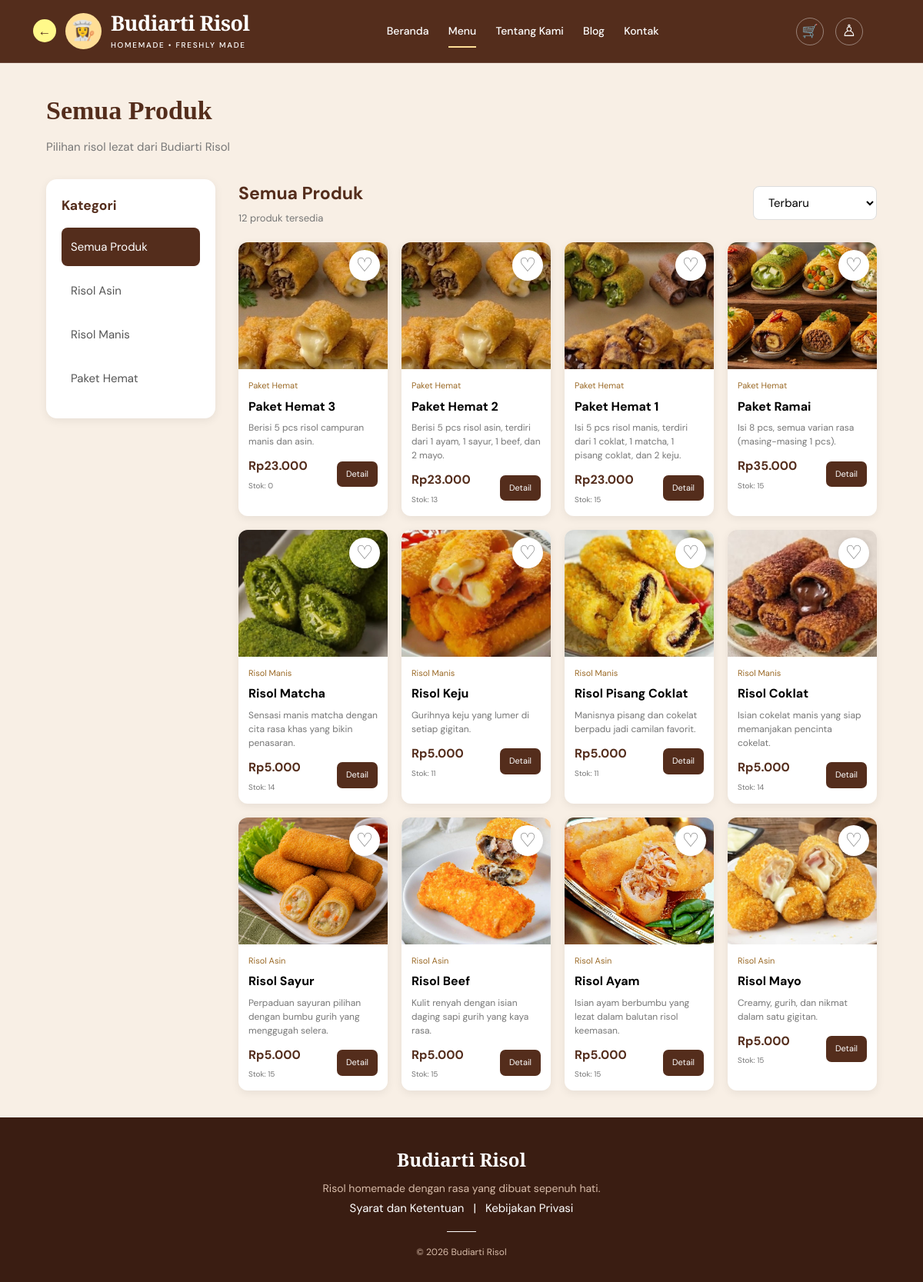
Screenshot of /user/produk.php with the database file from the repository.
### tables this page shows
CREATE TABLE `categories` (
  `id_category` int(11) NOT NULL,
  `nama_category` varchar(100) NOT NULL,
  `gambar_category` varchar(255) DEFAULT NULL
);

CREATE TABLE `products` (
  `id_product` int(11) NOT NULL,
  `id_category` int(11) NOT NULL,
  `nama_product` varchar(100) NOT NULL,
  `deskripsi` text DEFAULT NULL,
  `harga` decimal(12,2) NOT NULL,
  `stok` int(11) DEFAULT 0,
  `gambar` varchar(255) DEFAULT NULL,
  `created_at` timestamp NOT NULL DEFAULT current_timestamp(),
  `berat` varchar(100) DEFAULT '50 gram/pcs',
  `komposisi` text DEFAULT NULL,
  `cocok_untuk` text DEFAULT NULL
);

### user/produk.php (the view, shortened to what this page needs)
<?php
include "../config/pengunjung.php";
$login = isset($_SESSION['id_user']);
$nama_user = $_SESSION['nama'] ?? '';
$email_user = $_SESSION['email'] ?? '';
$inisial = $nama_user !== '' ? strtoupper(substr(trim($nama_user), 0, 1)) : '';
$wishlist_ids = [];
$kategori_query = mysqli_query(
    $koneksi,
    "SELECT * FROM categories ORDER BY id_category ASC"
);
$kategori = isset($_GET['kategori']) ? (int) $_GET['kategori'] : 0;
$sort = $_GET['sort'] ?? 'terbaru';
if ($sort === 'termurah') {
    $order_by = "products.harga ASC";
} elseif ($sort === 'termahal') {
    $order_by = "products.harga DESC";
} else {
    $sort = 'terbaru';
    $order_by = "products.id_product DESC";
}
$sql_produk = "
    SELECT products.*, categories.nama_category
    FROM products
    JOIN categories
    ON products.id_category = categories.id_category
";
$sql_produk .= " ORDER BY $order_by";
$produk_query = mysqli_query($koneksi, $sql_produk);
$jumlah_produk = mysqli_num_rows($produk_query);
$gambar_produk = [
    'Risol Matcha' => 'matchaa.jpeg',
    'Risol Keju' => 'kejuu.jpeg',
    'Risol Pisang Coklat' => 'piscok.jpeg',
    'Risol Coklat' => 'chocooo.jpg',
    'Risol Sayur' => 'sayur.jpg',
    'Risol Beef' => 'beef.jpg',
    'Risol Ayam' => 'ayam.jpg',
    'Risol Mayo' => 'mayo.jpg',
    'Paket Hemat 1' => 'pakethemat1.jpeg',
    'Paket Hemat 2' => 'pakethemat2.jpeg',
    'Paket Hemat 3' => 'pakethemat2.jpeg',
    'Paket Ramai' => 'paketramai.jpeg'
];
$folder_gambar = __DIR__ . '/../assets/images/';
$url_gambar = '../assets/images/';
$judul_kategori = 'Semua Produk';
?>
<!DOCTYPE html>
<html lang="id">
<head>
<link rel="stylesheet" href="../assets/css/style.css">
</head>
<body>
<header class="navbar">
    <div class="brand-group">
        <a href="javascript:history.back()"
           class="back-circle"
           title="Kembali"
           aria-label="Kembali">&#8592;</a>
        <a class="brand" href="index.php">
            <span class="brand-mark">👩‍🍳</span>
            <span class="brand-copy">
                <strong>Budiarti Risol</strong>
                <small>HOMEMADE • FRESHLY MADE</small>
            </span>
        </a>
    </div>
    <nav class="nav-menu">
        <a href="index.php">Beranda</a>
        <a class="active" href="produk.php">Menu</a>
        <a href="tentang.php">Tentang Kami</a>
        <a href="blog.php">Blog</a>
        <a href="kontak.php">Kontak</a>
    </nav>
    <div class="nav-icons">
        <a href="cart.php" aria-label="Keranjang" title="Keranjang">🛒</a>
        <?php if ($login): ?>
            <div class="nav-account" id="navAccount">
                <button
                    type="button"
                    class="account-trigger"
                    id="accountTrigger"
                    aria-label="Menu akun"
                    aria-expanded="false"
                >
                    <span class="account-avatar">
                        <?= htmlspecialchars($inisial, ENT_QUOTES, 'UTF-8'); ?>
                    </span>
                    <span class="account-arrow">▼</span>
                </button>
                <div class="account-dropdown">
                    <div class="account-user-info">
                        <div class="account-user-avatar">
                            <?= htmlspecialchars($inisial, ENT_QUOTES, 'UTF-8'); ?>
                        </div>
                        <div class="account-user-text">
                            <strong>
                                <?= htmlspecialchars($nama_user, ENT_QUOTES, 'UTF-8'); ?>
                            </strong>
                            <small>
                                <?= htmlspecialchars($email_user, ENT_QUOTES, 'UTF-8'); ?>
                            </small>
                        </div>
                    </div>
                    <div class="account-divider"></div>
                    <a href="profil.php" class="account-menu-link">
                        <span class="menu-icon">👤</span>
                        Profil Saya
                    </a>
                    <a href="orders.php" class="account-menu-link">
                        <span class="menu-icon">📦</span>
                        Pesanan Saya
                    </a>
                    <a href="cart.php#wishlist" class="account-menu-link">
                        Wishlist Saya
                    </a>
                    <div class="account-divider"></div>
                    <a href="logout.php"
                       class="account-menu-link logout"
                       onclick="return confirm('Apakah kamu yakin ingin keluar?')">
                        <span class="menu-icon">↪</span>
                        Logout
                    </a>
                </div>
            </div>
        <?php else: ?>
            <a href="login.php"
               class="account-login-link"
               aria-label="Login"
               title="Login">♙</a>
        <?php endif; ?>
    </div>
</header>
<main class="product-page">
    <div class="product-page-header">
        <h1>Semua Produk</h1>
        <p>Pilihan risol lezat dari Budiarti Risol</p>
    </div>
    <div class="product-layout">
        <aside class="category-sidebar">
            <h3>Kategori</h3>
            <a href="produk.php<?= $sort !== 'terbaru' ? '?sort=' . urlencode($sort) : ''; ?>"
               class="category-link <?= $kategori == 0 ? 'active' : ''; ?>">
                Semua Produk
            </a>
            <?php while ($cat = mysqli_fetch_assoc($kategori_query)) : ?>
                <a href="produk.php?kategori=<?= (int) $cat['id_category']; ?><?= $sort !== 'terbaru' ? '&sort=' . urlencode($sort) : ''; ?>"
                   class="category-link <?= $kategori == $cat['id_category'] ? 'active' : ''; ?>">
                    <?= htmlspecialchars($cat['nama_category'], ENT_QUOTES, 'UTF-8'); ?>
                </a>
            <?php endwhile; ?>
        </aside>
        <section class="product-content">
            <div class="product-top">
                <div>
                    <h2><?= htmlspecialchars($judul_kategori, ENT_QUOTES, 'UTF-8'); ?></h2>
                    <div class="product-count">
                        <?= $jumlah_produk; ?> produk tersedia
                    </div>
                </div>
                <form method="GET" action="produk.php" class="sort-form">
                    <select name="sort"
                            class="sort-box"
                            onchange="this.form.submit()"
                            aria-label="Urutkan produk">
                        <option value="terbaru" <?= $sort === 'terbaru' ? 'selected' : ''; ?>>
                            Terbaru
                        </option>
                    </select>
                </form>
            </div>
            <div class="product-list">
                <?php if ($jumlah_produk > 0) : ?>
                    <?php while ($produk = mysqli_fetch_assoc($produk_query)) : ?>
                        <?php
                        $nama_produk = trim($produk['nama_product']);
                        $nama_file = $gambar_produk[$nama_produk] ?? '';
                        $gambar = 'default.jpg';
                        if ($nama_file !== '' && is_file($folder_gambar . $nama_file)) {
                            $gambar = $nama_file;
                        }
                        $gambar_src = $url_gambar . $gambar;
                        $id_produk = (int) $produk['id_product'];
                        $sudah_favorit = in_array($id_produk, $wishlist_ids, true);
                        $harga_jual = (float) $produk['harga'];
                        $stok_produk = (int) ($produk['stok'] ?? 0);
                        ?>
                        <div class="menu-card">
                            <div class="menu-image">
                                <a href="tambah_wishlist.php?id=<?= $id_produk; ?>"
                                   class="wishlist-heart <?= $sudah_favorit ? 'active' : ''; ?>"
                                   title="<?= $sudah_favorit ? 'Hapus dari Wishlist' : 'Tambah ke Wishlist'; ?>"
                                   aria-label="Wishlist">
                                    <?= $sudah_favorit ? '♥' : '♡'; ?>
                                </a>
                                <img
                                    src="<?= htmlspecialchars($gambar_src, ENT_QUOTES, 'UTF-8'); ?>"
                                    alt="<?= htmlspecialchars($nama_produk, ENT_QUOTES, 'UTF-8'); ?>"
                                    onerror="this.onerror=null; this.src='../assets/images/default.jpg';"
                                >
                            </div>
                            <div class="menu-info">
                                <div class="menu-category">
                                    <?= htmlspecialchars($produk['nama_category'], ENT_QUOTES, 'UTF-8'); ?>
                                </div>
                                <h3>
                                    <?= htmlspecialchars($nama_produk, ENT_QUOTES, 'UTF-8'); ?>
                                </h3>
                                <p>
                                    <?= htmlspecialchars($produk['deskripsi'] ?? '', ENT_QUOTES, 'UTF-8'); ?>
                                </p>
                                <div class="menu-bottom">
                                    <div class="price-area">
                                        <div class="menu-price">
                                            Rp<?= number_format($harga_jual, 0, ',', '.'); ?>
                                        </div>
                                        <div class="stock">
                                            Stok: <?= $stok_produk; ?>
                                        </div>
                                    </div>
                                    <a href="detail.php?id=<?= $id_produk; ?>" class="detail-button">
                                        Detail
                                    </a>
                                </div>
                            </div>
                        </div>
                    <?php endwhile; ?>
                <?php endif; ?>
            </div>
        </section>
    </div>
</main>
<footer class="footer">
    <h2>Budiarti Risol</h2>
    <p>Risol homemade dengan rasa yang dibuat sepenuh hati.</p>
    <div class="footer-links">
        <a href="syarat.php">Syarat dan Ketentuan</a>
        &nbsp; | &nbsp;
        <a href="privasi.php">Kebijakan Privasi</a>
    </div>
    <span class="footer-line"></span>
    <small>© 2026 Budiarti Risol</small>
</footer>
</body>
</html>

### assets/css/style.css (style rules this page uses)
:root { --cream: #F8EFE5; --paper: #fff9e9; --terracotta: #ffde96; --terracotta-dark: #d97700; --brown: #3a1d12; --brown-light: #4a2115; --muted: #806b58; --line: #ead9bf; --white: #ffffff; --serif: 'Playfair Display', Georgia, serif; --sans: 'DM Sans', Arial, sans-serif; --text-xs: 12px; --text-sm: 14px; --text-base: 15px; --text-md: 16px; --text-lg: 18px; --radius-sm: 5px; --radius-md: 10px; --radius-lg: 16px; --shadow: 0 8px 24px rgba(58, 29, 18, .09); }
* { box-sizing: border-box; margin: 0; padding: 0; }
html { scroll-behavior: smooth; }
body { font-family: var(--sans); font-size: var(--text-base); font-weight: 400; line-height: 1.6; color: var(--brown); background: var(--cream); overflow-x: hidden; }
a { color: inherit; text-decoration: none; }
img { display: block; max-width: 100%; }
button, input, select, textarea { font: inherit; }
.navbar { min-height: 82px; padding: 0 6.5%; display: flex; align-items: center; justify-content: space-between; gap: 24px; background: var(--brown); border-bottom: 1px solid rgba(255,255,255,.12); position: relative; z-index: 1000; }
.brand { display: flex; align-items: center; gap: 12px; flex-shrink: 0; }
.brand-mark { width: 47px; height: 47px; display: grid; place-items: center; border-radius: 50%; background: var(--terracotta); color: var(--brown); font-size: 25px; }
.brand-copy { display: flex; flex-direction: column; }
.brand-copy strong { font: 600 27px/1.15 var(--serif); letter-spacing: -.6px; color: var(--white); }
.brand-copy small { margin-top: 5px; font-size: 10px; font-weight: 500; letter-spacing: 1.7px; color: #e9d5bd; }
.nav-menu { display: flex; align-items: center; gap: 30px; }
.nav-menu a { position: relative; padding: 8px 0; color: var(--white); font-size: var(--text-sm); font-weight: 500; transition: color .2s; }
.nav-menu a:hover, .nav-menu a.active { color: var(--terracotta); }
.nav-menu a.active::after { content: ''; position: absolute; bottom: 0; left: 0; width: 100%; height: 2px; background: var(--terracotta); }
.nav-icons { display: flex; align-items: center; gap: 12px; flex-shrink: 0; }
.nav-icons > a { width: 36px; height: 36px; display: grid; place-items: center; border: 1px solid rgba(255,255,255,.35); border-radius: 50%; color: var(--white); font-size: 17px; transition: .2s; }
.footer { position: relative; overflow: hidden; padding: 38px 20px 28px; background: var(--brown); color: var(--white); text-align: center; }
.footer h2 { margin-bottom: 9px; font: 600 24px var(--serif); }
.footer p { color: #d8bca9; font-size: var(--text-sm); line-height: 1.8; }
.footer-line { display: block; width: 38px; height: 1px; margin: 18px auto 13px; background: #ffffff; }
.footer small { color: #d8bca9; font-size: var(--text-xs); }
:root { --br-cream:#F8EFE5;--br-brown:#542D1C;--br-soft:#EBD3C0;--br-accent:#C99B78;--br-white:#FFFFFF;--br-text-muted:#80634F;--br-border:#E5D3C3; }
body { background-color:var(--br-cream);color:var(--br-brown); }
header.navbar, .navbar { min-height: 82px; height: 82px; flex-wrap: nowrap; }
.navbar .brand { flex: 0 0 auto; }
.navbar .nav-menu { flex: 1 1 auto; min-width: 0; justify-content: center; align-items: center; gap: clamp(14px, 2.1vw, 30px); }
.navbar .nav-menu a { display: inline-flex; align-items: center; justify-content: center; min-height: 42px; line-height: 1.2; white-space: nowrap; font-weight: 500; }
.navbar .nav-menu a.active { font-weight: 500; }
.navbar .nav-icons { flex: 0 0 auto; min-width: 48px; justify-content: flex-end; }

### rows the page displays
categories: nama_category "Risol Asin"
categories: nama_category "Risol Manis"
categories: nama_category "Paket Hemat"
products: id_category.nama_category "Paket Hemat", nama_product "Paket Hemat 3", deskripsi "Berisi 5 pcs risol campuran manis dan asin.", harga "23.000", stok "0"
products: id_category.nama_category "Paket Hemat", nama_product "Paket Hemat 2", deskripsi "Berisi 5 pcs risol asin, terdiri dari 1 ayam, 1 sayur, 1 beef, dan 2 mayo.", harga "23.000", stok "13"
products: shows a picture, id_category.nama_category "Paket Hemat", nama_product "Paket Hemat 1", deskripsi "Isi 5 pcs risol manis, terdiri dari 1 coklat, 1 matcha, 1 pisang coklat, dan 2 keju.", harga "23.000", stok "15"
products: shows a picture, id_category.nama_category "Paket Hemat", nama_product "Paket Ramai", deskripsi "Isi 8 pcs, semua varian rasa (masing-masing 1 pcs).", harga "35.000", stok "15"
products: shows a picture, id_category.nama_category "Risol Manis", nama_product "Risol Matcha", deskripsi "Sensasi manis matcha dengan cita rasa khas yang bikin penasaran.", harga "5.000", stok "14"
products: shows a picture, id_category.nama_category "Risol Manis", nama_product "Risol Keju", deskripsi "Gurihnya keju yang lumer di setiap gigitan.", harga "5.000", stok "11"
products: shows a picture, id_category.nama_category "Risol Manis", nama_product "Risol Pisang Coklat", deskripsi "Manisnya pisang dan cokelat berpadu jadi camilan favorit.", harga "5.000", stok "11"
products: shows a picture, id_category.nama_category "Risol Manis", nama_product "Risol Coklat", deskripsi "Isian cokelat manis yang siap memanjakan pencinta cokelat.", harga "5.000", stok "14"
products: shows a picture, id_category.nama_category "Risol Asin", nama_product "Risol Sayur", deskripsi "Perpaduan sayuran pilihan dengan bumbu gurih yang menggugah selera.", harga "5.000", stok "15"
products: shows a picture, id_category.nama_category "Risol Asin", nama_product "Risol Beef", deskripsi "Kulit renyah dengan isian daging sapi gurih yang kaya rasa.", harga "5.000", stok "15"
products: shows a picture, id_category.nama_category "Risol Asin", nama_product "Risol Ayam", deskripsi "Isian ayam berbumbu yang lezat dalam balutan risol keemasan.", harga "5.000", stok "15"
products: shows a picture, id_category.nama_category "Risol Asin", nama_product "Risol Mayo", deskripsi "Creamy, gurih, dan nikmat dalam satu gigitan.", harga "5.000", stok "15"

### other values shown
$judul_kategori "Semua Produk"
$jumlah_produk "12"
